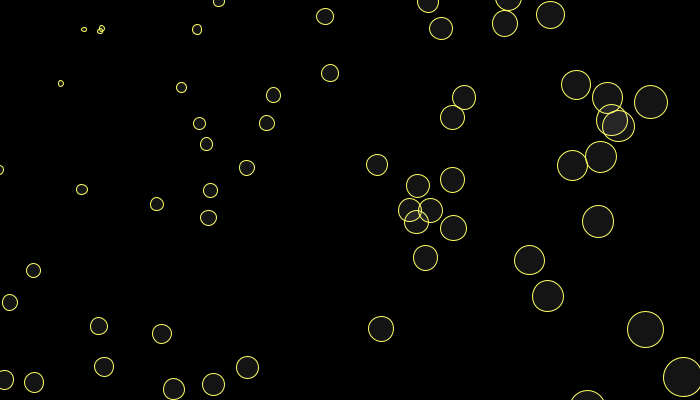
Frame 1 (no input)
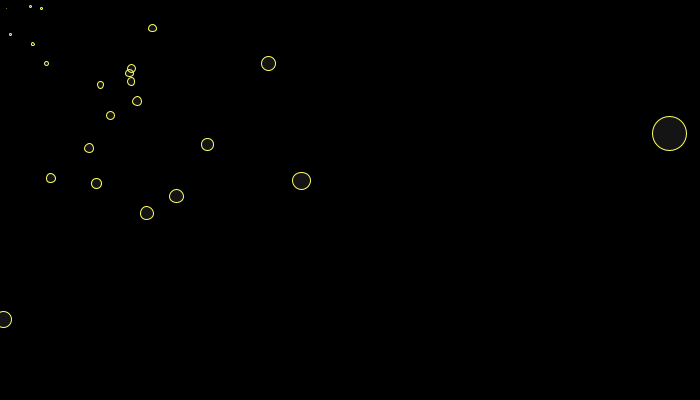
Frame 60 (the mouse pressed at the canvas centre just before this capture)
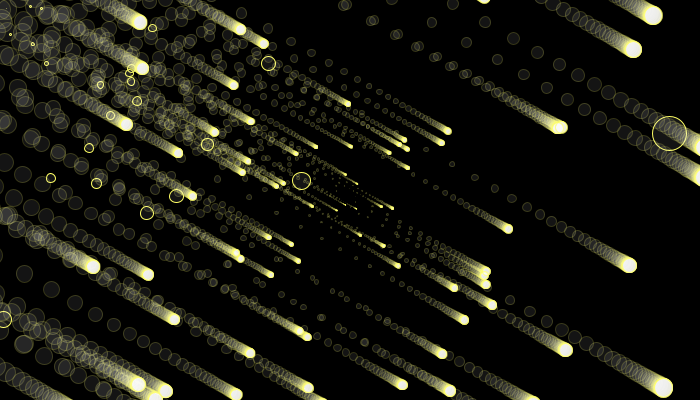
Frame 120 (the mouse held since frame 60 and released just before this capture)

The Processing sketch that drew these frames (run headless with seeded random() and noise(); from frame 60 on, the mouse is pressed at the canvas centre):

// Processing sketch: processing_36189
// ── processing_36189.pde

//GLOBAL VARIABLES
//Controls amount of objects
int reps = 100; 
float [] ypos = new float[reps]; 
float [] xpos = new float[reps];

//Used in to alow loops to refrence each instance
int instance = 0; 

//Provides a starting point value for the objects
int startingPointX= 350; 
int startingPointY= 350;

//Provides a refresh point value for when the objects touch the edge of the canvas
int refreshPoint = 50;

/*Variables that can be altered for mouseX and mouseY. 
 Important for 'follow the curser' effect*/
float mouseFollowX = 350;
float mouseFollowY = 200;

float speedX = 50.0;
float speedY=50.0;



void setup()
{
  //Basic setup
  size(700, 400);
  smooth();

  //A loop provides a random startingPoint value to each object in the array.
  for (instance = 0; instance < reps; instance ++) {
    xpos[instance] = int(random(-startingPointX, startingPointX));
    ypos[instance] = int(random(-startingPointY, startingPointY));
  }
}



void draw()
{
  //Conditional to remove background if mousePressed.
  if (mousePressed) {
    stroke(255, 255, instance,50);
  }
  else {
    background(0);
    stroke(255, 255, instance);
  }  

  for (instance = 0; instance < reps; instance ++) {

    fill(255,20);

    mouseFollowX = mouseFollowX+(mouseX-mouseFollowX)/730.0;
    mouseFollowY = mouseFollowY+(mouseY-mouseFollowY)/730.0;


    float mouse = mouseFollowX-xpos[instance];
    float mouse2 = mouseFollowY-ypos[instance];

    speedX=dist(width/2,height/2,mouseX,mouseY)/10000.0;
    xpos[instance]= xpos[instance]+(xpos[instance])*speedX;
    ypos[instance]= ypos[instance]+(ypos[instance])*speedX;

    float d = dist(mouseX,mouseY,mouse,mouse2);
    ellipse(mouse, mouse2,d/20.0,d/20.0);
     
     

    
    
    //noFill();
    //float apple = dist(width/2,height/2,mouseX,mouseY)/10000.0;
    //ellipse(mouseX,mouseY,200,200);
    //println(apple);

    if ((xpos[instance] < -width) || (xpos[instance] > width) ||
      (ypos[instance] < -height) || ( ypos[instance] > height)) {
      xpos[instance] = random(-refreshPoint, refreshPoint);
      ypos[instance] = random(-refreshPoint, refreshPoint);
    }
  }
  
}
